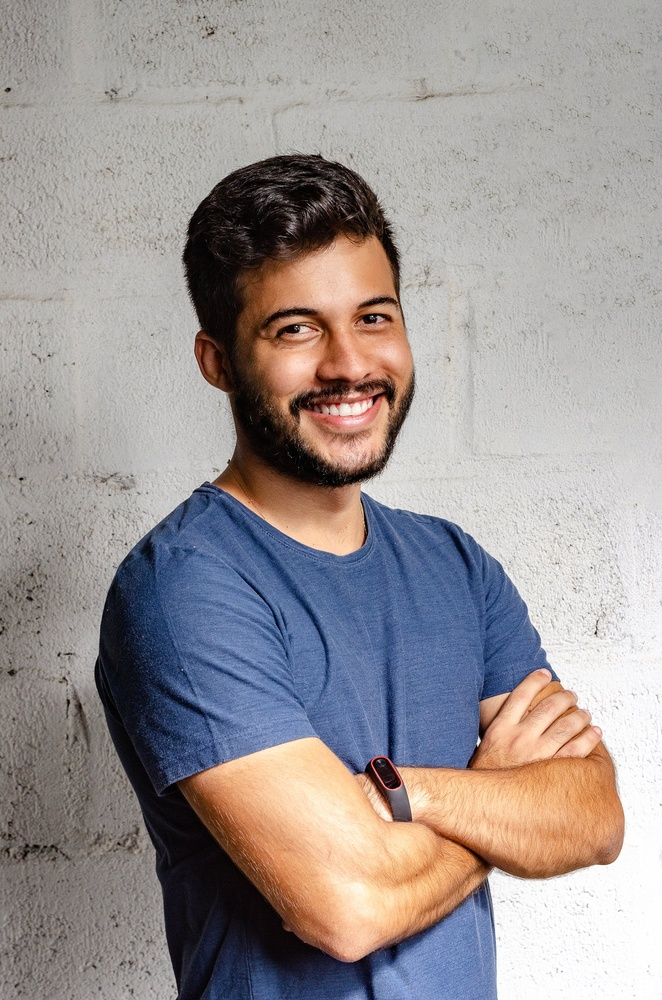
#> input picture example.jpg, 662 x 1000 px, shrunk from 1987 x 3000 before the run
$ python face_recognition.py
#> lines starting #> are read from the running program, lines starting #| are printed output that depends on the picture
'''
Models Used:
- github.com/opencv/opencv/blob/master/data/haarcascades/
- haarcascade_frontalface_default.xml
- haarcascade_eye.xml
'''


import cv2

# Create Classifiers
face_classifier = cv2.CascadeClassifier('haarcascade_frontalface_default.xml')
eye_classifier = cv2.CascadeClassifier('haarcascade_eye.xml')

# Read Image, Concert to Gray Scale, Run Classifier
image = cv2.imread('example.jpg')
#> image is the input picture: shape (1000, 662, 3); mean B, G, R 148, 148.6, 155.8
image_gray = cv2.cvtColor(image, cv2.COLOR_BGR2GRAY)
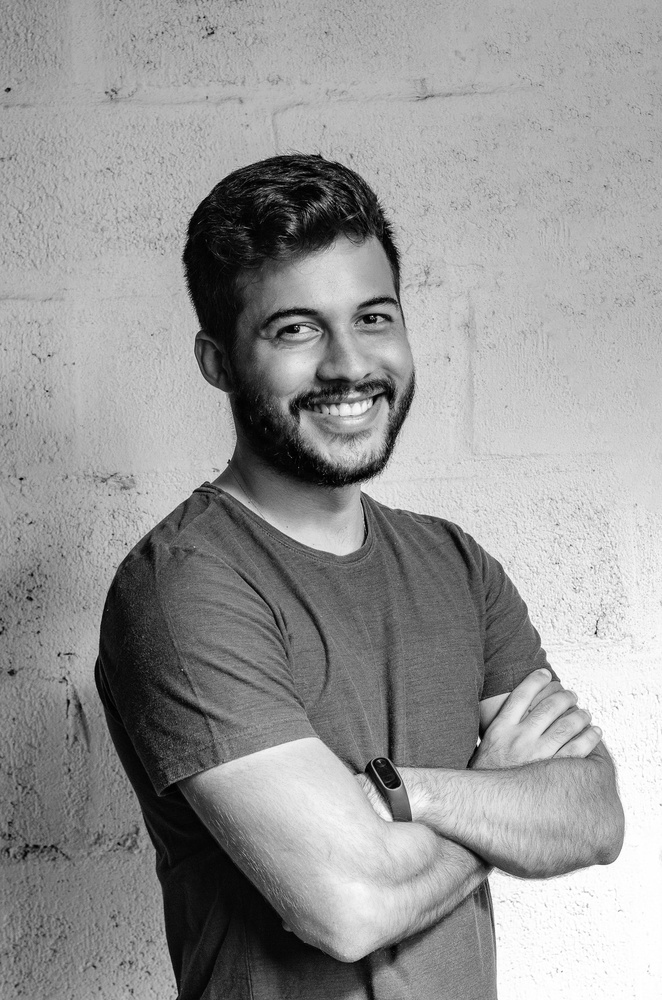
#> image_gray: shape (1000, 662); min 0, max 255, mean 150.7
face = face_classifier.detectMultiScale(image_gray, 1.1, 4)
#> face = [[227, 240, 214, 214]]

# Create Rectangles
for (x,y,w,h) in face:
    cv2.rectangle(image, (x,y), (x+w,y+h), (255,255,0), 2)
    roi_gray = image_gray
    roi_color = image[y:y+h, x:x+w]
#> (the run stopped early here; a loop or call above may not have finished)
